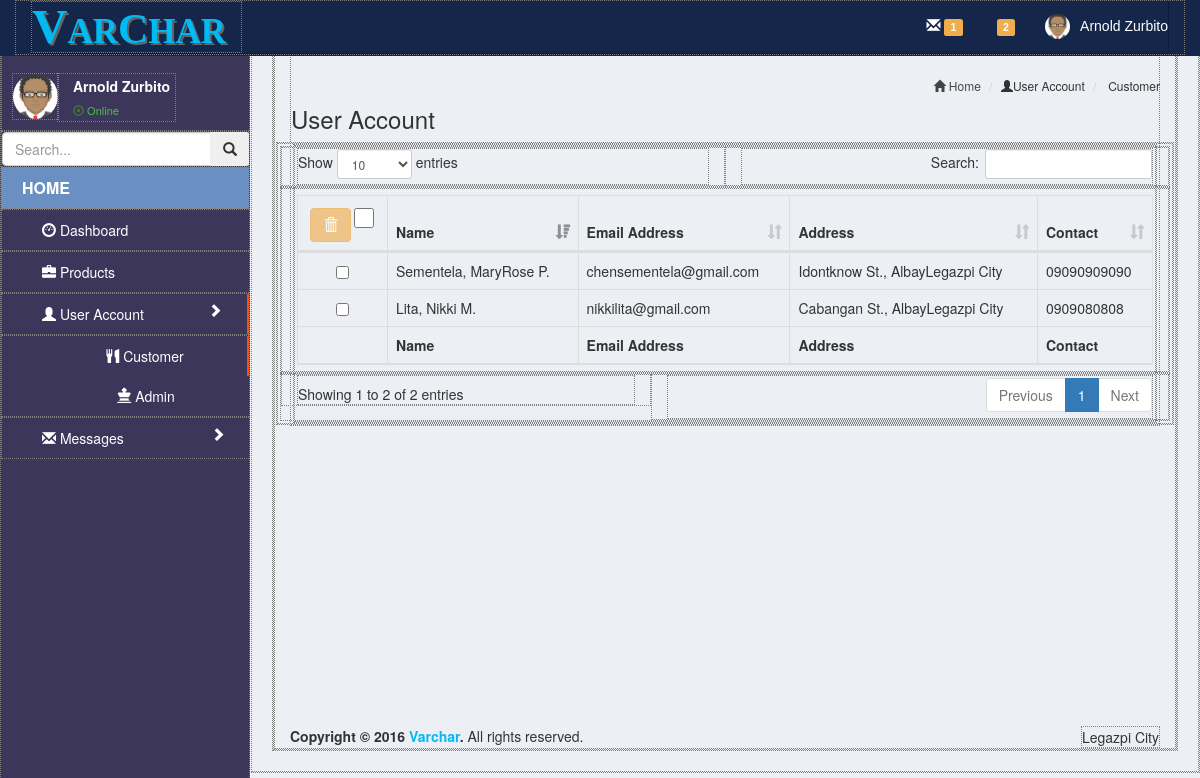
Screenshot of /admin/customer.php with the database file from the repository.
### tables this page shows
CREATE TABLE IF NOT EXISTS `customer` (
  `Cus_ID` int(70) NOT NULL AUTO_INCREMENT,
  `Cus_Lname` varchar(500) NOT NULL,
  `Street` varchar(50) NOT NULL,
  `Municipality` varchar(50) NOT NULL,
  `City` varchar(50) NOT NULL,
  `Contact` varchar(50) NOT NULL,
  `Cus_Mname` varchar(600) NOT NULL,
  `Cus_Fname` varchar(600) NOT NULL,
  `User_ID` int(50) NOT NULL,
  PRIMARY KEY (`Cus_ID`),
  KEY `User_ID` (`User_ID`)
);

CREATE TABLE IF NOT EXISTS `user_account` (
  `User_ID` int(50) NOT NULL AUTO_INCREMENT,
  `Email` varchar(900) NOT NULL,
  `Password` varchar(900) NOT NULL,
  `Account_Type` varchar(500) NOT NULL,
  PRIMARY KEY (`User_ID`)
);

### admin/customer.php (the view, shortened to what this page needs)
<!DOCTYPE html>
<html lang="en">
<head>
    <link href="../bootstrap/css/bootstrap.css" rel="stylesheet">
    <link href="../css/style.css" rel="stylesheet">
     <link rel="stylesheet" type="text/css" href="../bootstrap/css/dataTables.bootstrap.min.css">
</head>
<body>
 <div id="wrapper">
   <header>
        <nav class="navbar navbar-fixed-top navbar-inverse" >
          <div class="container">
            <div class="navbar-header">
    <a href="" class="navbar-brand"><span class="vtext">V</span ><span class="archartext">AR<span  class="ctext">C</span>HAR</span></a>
            </div>
            <div class="collapse navbar-collapse" id="navbar-collapse">
               <ul class="nav navbar-nav navbar-right">
                  <li class="dropdown messages-menu">
                        <a href="#" class="dropdown-toggle" data-toggle="dropdown">
                            <i class="glyphicon glyphicon-envelope icon-animated-vertical"></i>
                            <span class="label label-warning notification-number">1</span>
                        </a>
                  </li>
                    <li class="dropdown notifications-menu">
                      <a href="#" class="dropdown-toggle" data-toggle="dropdown">
                        <span class="label label-warning">2</span>
                      </a>
                    </li>
                  <li class="dropdown user user-menu">
                    <a href="#" class="dropdown-toggle" data-toggle="dropdown">
                    <img src="../img/admin.png" class="img-circle user-image" alt="User Image"> <span class="hidden-xs"> Arnold Zurbito</span></a>
                  </li>
               </ul>
            </div>
          </div>
        </nav>
  </header>
        <div id="sidebar-wrapper">
            <ul class="sidebar-nav treeview-menu">
                  <div class="user-panel">
                      <div class="pull-left image">
                         <img src="../img/admin.png" class="img-circle" alt="User Image">
                      </div>
                      <div class="pull-left info">
                         <p>Arnold Zurbito</p>
                         <a href="#"><i class="glyphicon glyphicon-record text-success"></i> Online</a>
                      </div>
                  </div>
                    <form action="#" method="get" class="sidebar-form">
                      <div class="input-group">
                        <input type="text" name="q" class="form-control" placeholder="Search...">
                        <span class="input-group-btn">
                        <button type="submit" name="search" id="search-btn" class="btn btn-flat"><i class="glyphicon glyphicon-search"></i></button>
                        </span>
                      </div>
                    </form>
                <li class="hom text-left">
                    <div href="#" class="hom">
                        HOME
                    </div>
                </li>
                <li>
                  <div>
                      <a  href="dashboard.php"><i class="  glyphicon glyphicon-dashboard"></i> Dashboard</a>
                 </div>
                </li>
                <li>
                  <div >
                      <a href="product.php"><i class="glyphicon glyphicon-briefcase"></i>  Products</a>
                 </div>
                </li>
                <li>
                     <div class="panel-headi ">
                            <a  class="accordion-toggle text-left activate" data-toggle="collapse" data-parent="#accordion" href="#account"><i class="glyphicon glyphicon-user"></i> User Account  <i class="glyphicon glyphicon-chevron-right icon-arrow-right "> </i>
                            </a>
                     </div>
                  <ul >
                    <div id="account" class="panel-collapse collapse in text-center">
                      <li class="activate"> <a href="customer.php"><i class=" glyphicon glyphicon-cutlery"></i>  Customer</a> </li>
                      <li ><a href="admin.php"> <i class=" glyphicon glyphicon-king"></i> Admin</a> </li>
                    </div>
                  </ul>
                </li>
                <li>
                      <div class="panel-headi">
                            <a  class="accordion-toggle" data-toggle="collapse" data-parent="#accordion" href="#message" ><i class="glyphicon glyphicon-envelope"></i>  Messages <i class="glyphicon glyphicon-chevron-right icon-arrow-right"> </i>
                            </a>
                      </div>
                </li>
            </ul>
        </div>
        <div id="page-content-wrapper">
            <div class="container-fluid">
                <div class="row">
                    <div class="col-lg-12">
                      <div class="database">
              <section class="content-header">
                <h3>
                User Account
                </h3>
                <ol class="breadcrumb">
                  <li><a href=""><i class="glyphicon glyphicon-home"></i> Home</a></li>
                  <li><i class="glyphicon glyphicon-user"></i>User Account</li>
                  <li> Customer </li>
                </ol>
              </section>
    <section class="content">
        <div class="row">
          <div class="col-xs-12">
                <div class="box-body">
                 <form name="bulk_action_form" action="deletecustomer.php" method="POST" onSubmit="return delete_confirm();"/>
                    <table id="customer" class="table table-bordered table-hover">
                       <thead>
                        <tr>
                         <th  class="no-sort text-center">
                               <button type="submit" id="confirmDelete"
                                      class="btn btn-warning"  name="delete_submit"
                                       title="Delete" disabled>  <i class="glyphicon glyphicon-trash"></i></button>
                                         <input type="checkbox" name="select_all" class="largerCheckbox" id="select_all" value=""/>
                        </th>
                          <th>Name</th>
                          <th>Email Address</th>
                          <th>Address</th>
                          <th>Contact</th>
                        </tr>
                      </thead>
                      <tfoot>
                        <tr>
                        <th></th>
                          <th>Name</th>
                          <th>Email Address</th>
                          <th>Address</th>
                          <th>Contact</th>
                        </tr>
                      </tfoot>
                      <tbody>
                          <?php
                                  include('../php/connection.php');
                                  $res = $conn->query("SELECT customer.Cus_Lname,Cus_Fname,Cus_Mname,Cus_ID,Street,Municipality,City,Contact,
                                  user_account.Email,Password from customer INNER JOIN
                                  user_account ON customer.User_ID=user_account.User_ID");
                                while($row = $res->fetch_assoc()){
                                  ?>
                                      <tr>
                                       <td align="center"><input type="checkbox" name="checked_id[]" class="checkbox" value="<?php echo $row['Cus_ID']; ?>"/></td>
                                          <td><?php echo $row['Cus_Lname'],', ',$row['Cus_Fname'],' ',$row['Cus_Mname'],'.'; ?></td>
                                          <td><?php echo $row['Email']; ?></td>
                                          <td><?php echo $row['Street'],' St., ',$row['Municipality'],$row['City'],' City'; ?></td>
                                          <td><?php echo $row['Contact']; ?></td>
                                      </tr>
                                  <?php
                                }
                          ?>
                      </tbody>
                    </table>
                </div>
          </div>
          </div>
        </section>
            </div>
            <footer class="main-footer">
                    <div class="pull-right hidden-xs">
                        Legazpi City
                    </div>
                     <strong>Copyright &copy; 2016 <a href="#">Varchar</a>.</strong> All rights reserved.
            </footer>
                     </div>
                    </div>
                </div>
            </div>
        </div>
</body>
</html>

### css/style.css (style rules this page uses)
div { border:dotted thin grey; }
.vtext { text-shadow:2px 2px #666666; font-size:140%; font-weight: bold; color: #00baf3; font-family: "Times New Roman", Georgia, serif; }
.ctext { text-shadow:2px 2px #666666; font-size:120%; font-weight: bold; color: #00baf3; font-family: "Times New Roman", Georgia, serif; }
.archartext { font-family: "Times New Roman", Georgia, serif; text-shadow:2px 2px #666666; font-size:100%; font-weight: bold; color: #00baf3; }
body { position: relative; padding-top: 30px; background-color: #ecf0f5; }
ul { list-style-type: none; padding: 0px; margin: 0px; }
.panel-headi [data-toggle="collapse"]:after { float: right; color: #F58723; font-size: 18px; line-height: 22px; }
.icon-arrow-right { float: right; margin-top: 8px; margin-right: 25px; }
a { text-decoration:none;color: #00baf3 }
.user-panel { position: relative; width: 100%; padding: 10px; overflow: hidden; padding-top: 40px; }
.user-panel > .image > img { width: 100%; max-width: 45px; height: auto; }
.user-panel > .info { padding: 5px 5px 5px 15px; line-height: 1; position: absolute; left: 55px; }
.user-panel > .info > p { font-weight: 600; margin-bottom: 9px; color:#FFFFFF; }
.user-panel > .info > a { text-decoration: none; padding-right: 5px; margin-top: 3px; font-size: 11px; color:#48C63E; }
.breadcrumb { float: right; background: transparent; margin-top: 0; margin-bottom: 0; font-size: 12px; padding: 7px 5px; position: absolute; top: 15px; right: 10px; border-radius: 2px; }
.breadcrumb > li > a { color: #444; text-decoration: none; display: inline-block; }
.database { padding-top: 30px; }
.notification-number { width: 280px; padding-bottom:0 0 0 0; margin-top: 5px; top: 100%; }
.user-image { float: left; width: 25px; height: 25px; border-radius: 50%; margin-right: 10px; margin-top: -2px; }
#wrapper { padding-left: 0; -webkit-transition: all 0.5s ease; -moz-transition: all 0.5s ease; -o-transition: all 0.5s ease; transition: all 0.5s ease; }
#sidebar-wrapper { z-index: 1000; position: fixed; left: 250px; width: 0; height: 100%; margin-left: -250px; overflow-y: auto; background: #3b365a; -webkit-transition: all 0.5s ease; -moz-transition: all 0.5s ease; -o-transition: all 0.5s ease; transition: all 0.5s ease; }
#page-content-wrapper { width: 100%; position: absolute; }
.sidebar-nav { position: absolute; top: 0; width: 250px; margin: 0; padding: 0; background-color: #3b365a; list-style: none; }
.sidebar-nav li { text-indent: 20px; line-height: 40px; }
.hom { background-color: #698fc3;color:#fff; font-weight: bold; font-size:16px; }
.sidebar-nav li a { display: block; text-decoration: none; color: #fff; }
.sidebar-nav li ul li { display: block; text-decoration: none; color: #EDE7E7; }
.activate { text-decoration: none; border-right: 3px solid #f4520e; }
@media (min-width:768px) { #wrapper { padding-left: 250px; } }
@media (min-width:768px) { #sidebar-wrapper { width: 250px; } }
@media (min-width:768px) { #page-content-wrapper { padding: 20px; position: relative; } }
.main-footer { bottom: 0; padding-top: 300px; }
.navbar-nav > .user-menu .user-image { float: left; width: 25px; height: 25px; border-radius: 50%; margin-right: 10px; margin-top: -2px; }
input.largerCheckbox { width: 20px; height: 20px; }
table.dataTable.select tbody tr, table.dataTable thead th:first-child { cursor: pointer; }

### rows the page displays
customer: Cus_Lname "Sementela", Cus_Fname "MaryRose", Cus_Mname "P", User_ID.Email "chensementela@gmail.com", Street "Idontknow", Municipality "Albay", City "Legazpi", Contact "09090909090"
customer: Cus_Lname "Lita", Cus_Fname "Nikki", Cus_Mname "M", User_ID.Email "nikkilita@gmail.com", Street "Cabangan", Municipality "Albay", City "Legazpi", Contact "0909080808"
